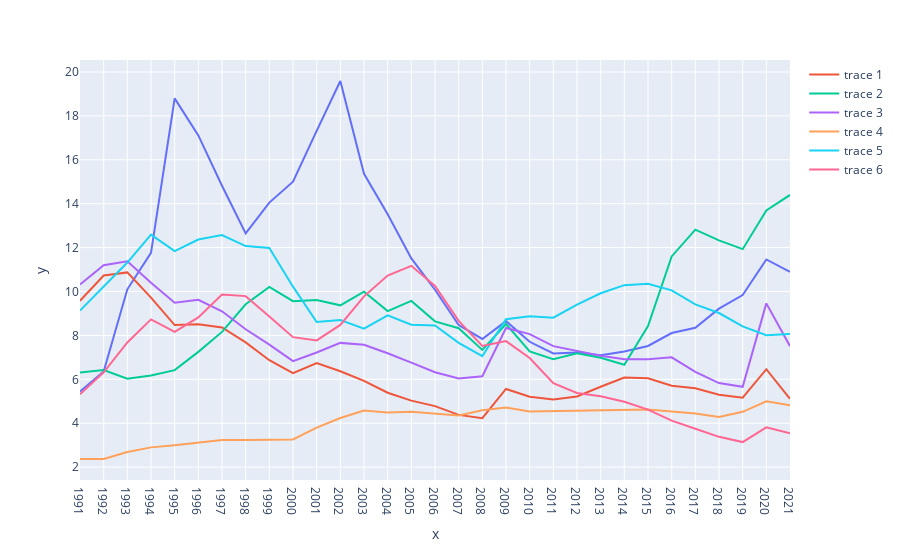

Notebook source saved alongside this figure:
### Code cell
countries=['Argentina','Australia','Brazil','Canada','China','France','Germany','India',
           'Indonesia','Italy','Japan',"Korea, Dem. People's Rep.",'Mexico',
           'Russian Federation','Saudi Arabia','South Africa','Turkiye','United Kingdom','United States','Pakistan']

newnames = {'trace 1':'Australia', 'trace 2': 'Brazil', 'trace 3':'Canada', 'trace 4':'China','trace 5':'France','trace 6':'Germany'}


'Australia'
fig = px.line(x=data_n['year'],y=data_n['Argentina'])
fig.add_scatter(x=data_n['year'],y=data_n['Australia'])
fig.add_scatter(x=data_n['year'],y=data_n['Brazil'])
fig.add_scatter(x=data_n['year'],y=data_n['Canada'])
fig.add_scatter(x=data_n['year'],y=data_n['China'])
fig.add_scatter(x=data_n['year'],y=data_n['France'])
fig.add_scatter(x=data_n['year'],y=data_n['Germany'])
#fig.for_each_trace(lambda t: t.update(name = newnames[t.name],legendgroup = newnames[t.name],hovertemplate = t.hovertemplate.replace(t.name, newnames[t.name])))
fig.show()

### Figure 1 — Plotly figure (JSON) as saved in the notebook; plotly's stock layout.template omitted (floating-point values rounded to 4 significant figures)
{"data": [{"hovertemplate": "x=%{x}<br>y=%{y}<extra></extra>", "legendgroup": "", "line": {"color": "#636efa", "dash": "solid"}, "marker": {"symbol": "circle"}, "mode": "lines", "name": "", "orientation": "v", "showlegend": false, "type": "scatter", "x": ["1991", "1992", "1993", "1994", "1995", "1996", "1997", "1998", "1999", "2000", "2001", "2002", "2003", "2004", "2005", "2006", "2007", "2008", "2009", "2010", "2011", "2012", "2013", "2014", "2015", "2016", "2017", "2018", "2019", "2020", "2021"], "xaxis": "x", "y": [5.44, 6.36, 10.1, 11.76, 18.8, 17.11, 14.82, 12.65, 14.05, 15, 17.32, 19.59, 15.36, 13.52, 11.51, 10.08, 8.47, 7.84, 8.65, 7.71, 7.18, 7.22, 7.1, 7.27, 7.52, 8.11, 8.35, 9.22, 9.84, 11.46, 10.9], "yaxis": "y"}, {"type": "scatter", "x": ["1991", "1992", "1993", "1994", "1995", "1996", "1997", "1998", "1999", "2000", "2001", "2002", "2003", "2004", "2005", "2006", "2007", "2008", "2009", "2010", "2011", "2012", "2013", "2014", "2015", "2016", "2017", "2018", "2019", "2020", "2021"], "y": [9.58, 10.73, 10.87, 9.72, 8.47, 8.51, 8.36, 7.68, 6.87, 6.28, 6.74, 6.37, 5.93, 5.39, 5.03, 4.78, 4.38, 4.23, 5.56, 5.21, 5.08, 5.22, 5.66, 6.08, 6.05, 5.71, 5.59, 5.3, 5.16, 6.46, 5.11]}, {"type": "scatter", "x": ["1991", "1992", "1993", "1994", "1995", "1996", "1997", "1998", "1999", "2000", "2001", "2002", "2003", "2004", "2005", "2006", "2007", "2008", "2009", "2010", "2011", "2012", "2013", "2014", "2015", "2016", "2017", "2018", "2019", "2020", "2021"], "y": [6.31, 6.42, 6.03, 6.17, 6.42, 7.25, 8.16, 9.42, 10.21, 9.56, 9.61, 9.37, 9.99, 9.11, 9.57, 8.64, 8.33, 7.34, 8.52, 7.27, 6.92, 7.19, 6.98, 6.66, 8.43, 11.6, 12.82, 12.33, 11.93, 13.69, 14.4]}, {"type": "scatter", "x": ["1991", "1992", "1993", "1994", "1995", "1996", "1997", "1998", "1999", "2000", "2001", "2002", "2003", "2004", "2005", "2006", "2007", "2008", "2009", "2010", "2011", "2012", "2013", "2014", "2015", "2016", "2017", "2018", "2019", "2020", "2021"], "y": [10.32, 11.2, 11.38, 10.4, 9.49, 9.62, 9.1, 8.28, 7.58, 6.83, 7.22, 7.66, 7.57, 7.19, 6.76, 6.32, 6.04, 6.14, 8.34, 8.06, 7.51, 7.29, 7.07, 6.91, 6.91, 7, 6.34, 5.83, 5.66, 9.46, 7.51]}, {"type": "scatter", "x": ["1991", "1992", "1993", "1994", "1995", "1996", "1997", "1998", "1999", "2000", "2001", "2002", "2003", "2004", "2005", "2006", "2007", "2008", "2009", "2010", "2011", "2012", "2013", "2014", "2015", "2016", "2017", "2018", "2019", "2020", "2021"], "y": [2.37, 2.37, 2.69, 2.9, 3, 3.12, 3.23, 3.24, 3.25, 3.26, 3.8, 4.24, 4.58, 4.49, 4.52, 4.43, 4.35, 4.59, 4.72, 4.53, 4.55, 4.57, 4.59, 4.61, 4.63, 4.53, 4.44, 4.28, 4.52, 5, 4.82]}, {"type": "scatter", "x": ["1991", "1992", "1993", "1994", "1995", "1996", "1997", "1998", "1999", "2000", "2001", "2002", "2003", "2004", "2005", "2006", "2007", "2008", "2009", "2010", "2011", "2012", "2013", "2014", "2015", "2016", "2017", "2018", "2019", "2020", "2021"], "y": [9.13, 10.21, 11.32, 12.59, 11.84, 12.37, 12.57, 12.07, 11.98, 10.22, 8.61, 8.7, 8.31, 8.91, 8.49, 8.45, 7.66, 7.06, 8.74, 8.87, 8.81, 9.4, 9.92, 10.29, 10.35, 10.05, 9.41, 9.02, 8.41, 8.01, 8.06]}, {"type": "scatter", "x": ["1991", "1992", "1993", "1994", "1995", "1996", "1997", "1998", "1999", "2000", "2001", "2002", "2003", "2004", "2005", "2006", "2007", "2008", "2009", "2010", "2011", "2012", "2013", "2014", "2015", "2016", "2017", "2018", "2019", "2020", "2021"], "y": [5.32, 6.32, 7.68, 8.73, 8.16, 8.82, 9.86, 9.79, 8.86, 7.92, 7.77, 8.48, 9.78, 10.73, 11.17, 10.25, 8.66, 7.52, 7.74, 6.97, 5.82, 5.38, 5.23, 4.98, 4.62, 4.12, 3.75, 3.38, 3.14, 3.81, 3.54]}], "layout": {"legend": {"tracegroupgap": 0}, "margin": {"t": 60}, "xaxis": {"anchor": "y", "domain": [0, 1], "title": {"text": "x"}}, "yaxis": {"anchor": "x", "domain": [0, 1], "title": {"text": "y"}}}}
